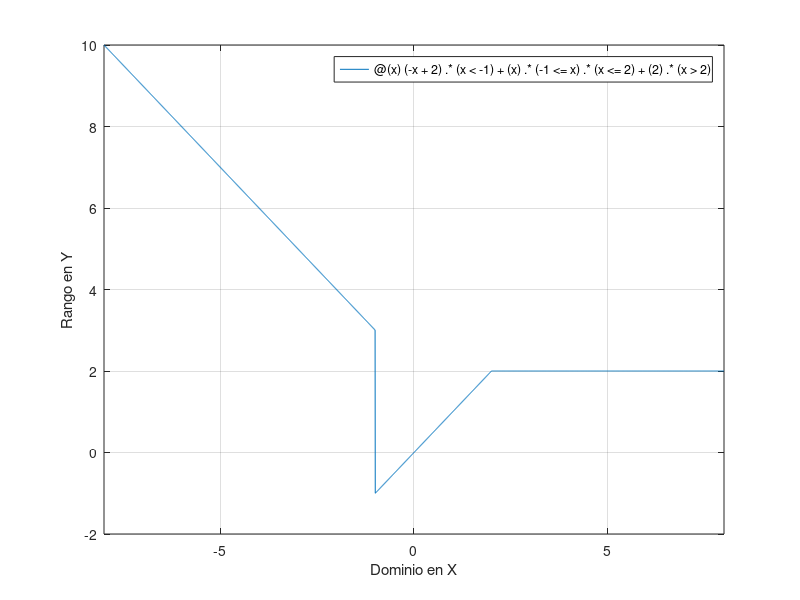

Write the MATLAB code that produced this figure.
% Octave Script
% Title			    :Funciones Reales con variables reales
% Description		:Script que resuelve una funcion real
% Authors		    :Ximena Ixel Garcia Agustin
% Date			    :20211028
% Version		    :1
% Usage			    :octave> /path/ENSAYO1
% Notes			    :Se requiere aplicacion Octave

clear

%Rango de la funcion
fx = @(x)(-x+2).*(x<-1)+(x).*(-1<=x).*(x<=2)+(2).*(x>2);

%Graficar funcion
fplot(fx,[-8,8]);
grid on
xlabel( "Dominio en X" );
ylabel( "Rango en Y" );

%Salida
a = "Funcion resultante: ";
f =  "-x+2 si x<-1";
f1= "x si -1<=x<=2"
f2= "2 si x>2";
disp(a);
disp("");
disp(f);
disp(f1);
disp(f2);